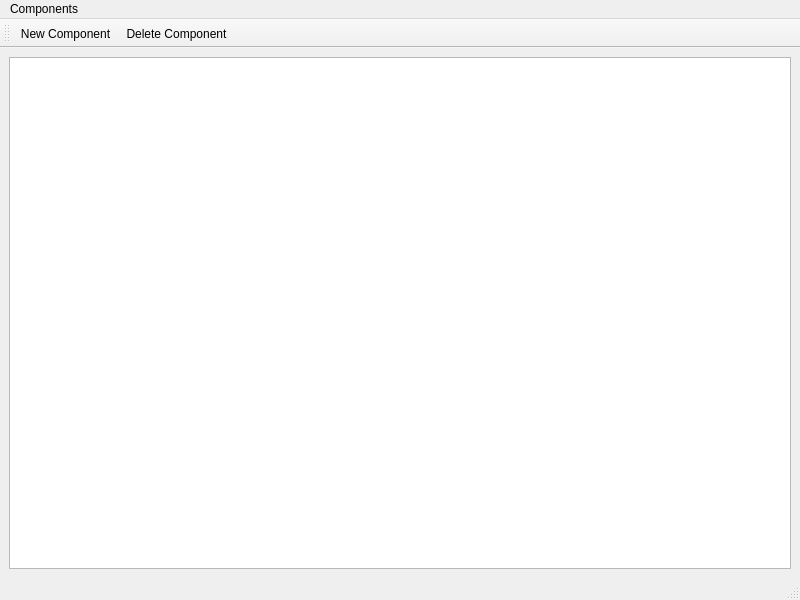
<?xml version="1.0" encoding="UTF-8"?>
<ui version="4.0">
 <class>ComponentsWindow</class>
 <widget class="QMainWindow" name="ComponentsWindow">
  <property name="geometry">
   <rect>
    <x>0</x>
    <y>0</y>
    <width>800</width>
    <height>600</height>
   </rect>
  </property>
  <property name="windowTitle">
   <string>Components</string>
  </property>
  <widget class="QWidget" name="centralwidget">
   <layout class="QGridLayout" name="gridLayout">
    <item row="0" column="0">
     <widget class="QListView" name="listView"/>
    </item>
   </layout>
  </widget>
  <widget class="QMenuBar" name="menubar">
   <property name="geometry">
    <rect>
     <x>0</x>
     <y>0</y>
     <width>800</width>
     <height>21</height>
    </rect>
   </property>
   <widget class="QMenu" name="menuComponents">
    <property name="title">
     <string>Components</string>
    </property>
    <addaction name="actionNew_Component"/>
    <addaction name="actionDelete_Component"/>
    <addaction name="separator"/>
    <addaction name="actionClose"/>
   </widget>
   <addaction name="menuComponents"/>
  </widget>
  <widget class="QStatusBar" name="statusbar"/>
  <widget class="QToolBar" name="toolBar">
   <property name="windowTitle">
    <string>toolBar</string>
   </property>
   <attribute name="toolBarArea">
    <enum>TopToolBarArea</enum>
   </attribute>
   <attribute name="toolBarBreak">
    <bool>false</bool>
   </attribute>
   <addaction name="actionNew_Component"/>
   <addaction name="actionDelete_Component"/>
  </widget>
  <action name="actionNew_Component">
   <property name="icon">
    <iconset>
     <normalon>:/Media/Icons/AddUsingNamespace_6782.png</normalon>
    </iconset>
   </property>
   <property name="text">
    <string>New Component...</string>
   </property>
   <property name="shortcut">
    <string>Ctrl+N</string>
   </property>
  </action>
  <action name="actionDelete_Component">
   <property name="icon">
    <iconset>
     <normalon>:/Media/Icons/RemoveUsingNamespace_10480.png</normalon>
    </iconset>
   </property>
   <property name="text">
    <string>Delete Component</string>
   </property>
   <property name="shortcut">
    <string>Del</string>
   </property>
  </action>
  <action name="actionClose">
   <property name="text">
    <string>Close</string>
   </property>
  </action>
 </widget>
 <resources/>
 <connections>
  <connection>
   <sender>actionClose</sender>
   <signal>triggered()</signal>
   <receiver>ComponentsWindow</receiver>
   <slot>close()</slot>
   <hints>
    <hint type="sourcelabel">
     <x>399</x>
     <y>299</y>
    </hint>
    <hint type="destinationlabel">
     <x>399</x>
     <y>299</y>
    </hint>
   </hints>
  </connection>
 </connections>
</ui>
